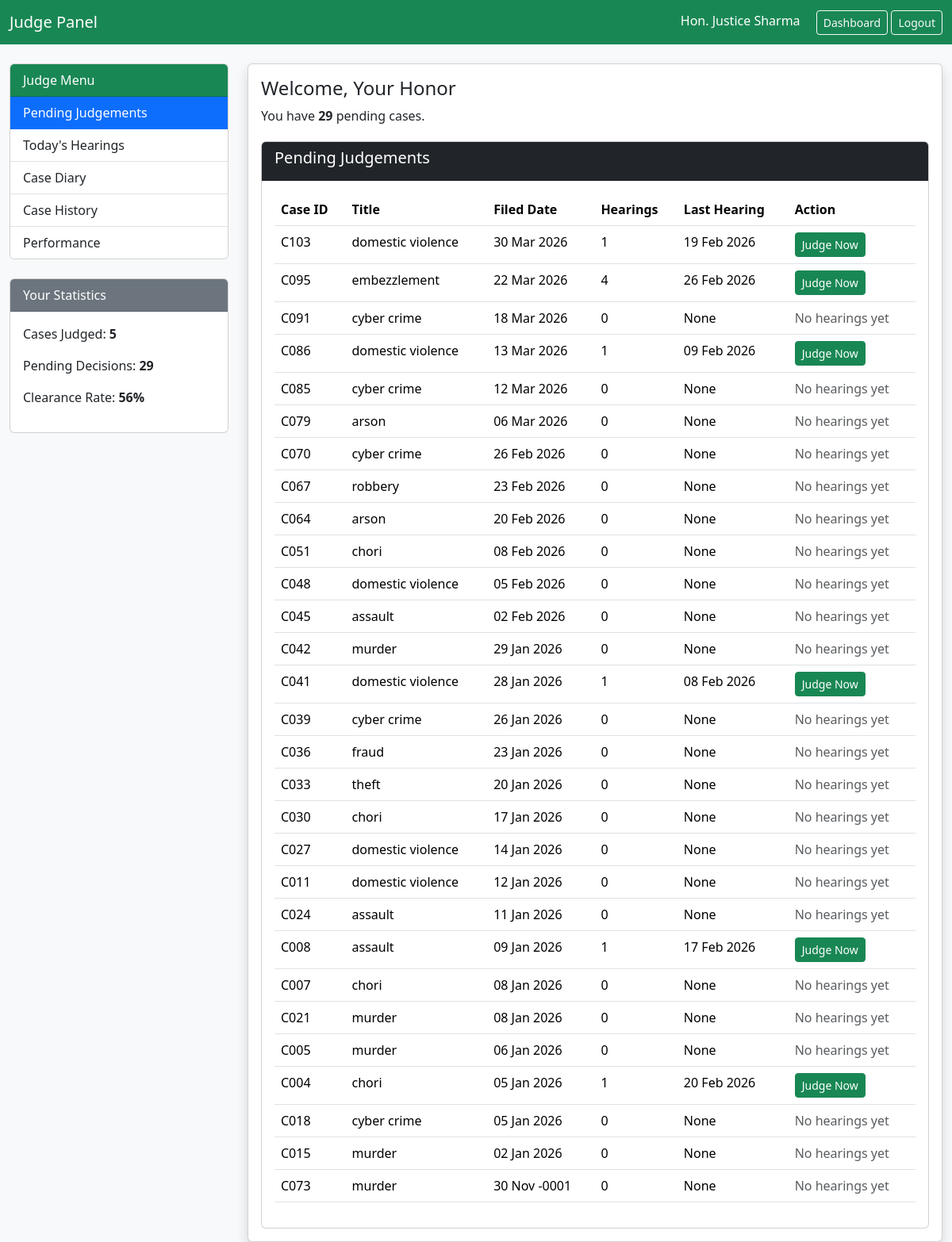
/judge_panel.php (signed in), run on the app's committed database.
### tables this page shows
CREATE TABLE `cases` (
  `case_id` varchar(10) NOT NULL,
  `title` varchar(255) DEFAULT NULL,
  `date_filed` date DEFAULT NULL,
  `status` enum('Open','Pending','Closed') DEFAULT 'Open',
  `judge_id` int(11) DEFAULT NULL,
  `lawyer_id` int(11) DEFAULT NULL,
  `created_by` int(11) DEFAULT NULL,
  `created_at` timestamp NOT NULL DEFAULT current_timestamp(),
  `updated_at` datetime DEFAULT NULL,
  `judgement_file` varchar(255) DEFAULT NULL,
  `is_deleted` tinyint(1) DEFAULT 0,
  `deleted_at` datetime DEFAULT NULL,
  `deleted_by` int(11) DEFAULT NULL
);

### partials/pending_cases.php
<?php
$judgeId = $_SESSION['user_id'];
$pendingCasesArray = [];
$result = mysqli_query($conn, "
    SELECT c.*,
           COUNT(h.hearing_id) AS hearing_count,
           MAX(h.hearing_date) AS last_hearing
    FROM cases c
    LEFT JOIN hearings h ON c.case_id = h.case_id
    LEFT JOIN judgements j ON c.case_id = j.case_id
    WHERE c.status = 'Pending'
      AND c.judge_id = '$judgeId'
      AND j.case_id IS NULL
    GROUP BY c.case_id
    ORDER BY c.date_filed DESC
");
if($result){
    while($row = mysqli_fetch_assoc($result)){
        $pendingCasesArray[] = $row;
    }
} else {
    die("Query Error: " . mysqli_error($conn));
}
?> <?php if(count($pendingCasesArray) > 0): ?> <div class="card">
  <div class="card-header bg-dark text-white">
    <h5>Pending Judgements</h5>
  </div>
  <div class="card-body">
    <div class="table-responsive">
      <table class="table table-hover case-list">
        <thead>
          <tr>
            <th>Case ID</th>
            <th>Title</th>
            <th>Filed Date</th>
            <th>Hearings</th>
            <th>Last Hearing</th>
            <th>Action</th>
          </tr>
        </thead>
        <tbody> <?php foreach($pendingCasesArray as $case): ?> <tr>
            <td> <?= htmlspecialchars($case['case_id']) ?> </td>
            <td> <?= htmlspecialchars($case['title']) ?> </td>
            <td> <?= date('d M Y', strtotime($case['date_filed'])) ?> </td>
            <td> <?= $case['hearing_count'] ?> </td>
            <td> <?= ($case['last_hearing']) ? date('d M Y', strtotime($case['last_hearing'])) : 'None' ?> </td>
            <td> <?php if ($case['hearing_count'] > 0): ?> <a href="add_judgement.php?case_id=
								<?= urlencode($case['case_id']) ?>" class="btn btn-sm btn-success">
                <i class="bi bi-gavel"></i> Judge Now </a> <?php else: ?> <span class="text-muted">No hearings yet</span> <?php endif; ?> </td>
          </tr> <?php endforeach; ?> </tbody>
      </table>
    </div>
  </div>
</div> <?php else: ?> <p>No pending judgements.</p> <?php endif; ?>

### judge_panel.php (style rules this page uses)
.case-list tr { cursor: pointer; }

### data on the page
cases: case_id "C103", title "domestic violence", date_filed "30 Mar 2026", hearing_count "1", last_hearing "19 Feb 2026"
cases: case_id "C095", title "embezzlement", date_filed "22 Mar 2026", hearing_count "4", last_hearing "26 Feb 2026"
cases: case_id "C091", title "cyber crime", date_filed "18 Mar 2026", hearing_count "0", shows "None", shows "No hearings yet"
cases: case_id "C086", title "domestic violence", date_filed "13 Mar 2026", hearing_count "1", last_hearing "09 Feb 2026"
cases: case_id "C085", title "cyber crime", date_filed "12 Mar 2026", hearing_count "0", shows "None", shows "No hearings yet"
cases: case_id "C079", title "arson", date_filed "06 Mar 2026", hearing_count "0", shows "None", shows "No hearings yet"
cases: case_id "C070", title "cyber crime", date_filed "26 Feb 2026", hearing_count "0", shows "None", shows "No hearings yet"
cases: case_id "C067", title "robbery", date_filed "23 Feb 2026", hearing_count "0", shows "None", shows "No hearings yet"
cases: case_id "C064", title "arson", date_filed "20 Feb 2026", hearing_count "0", shows "None", shows "No hearings yet"
cases: case_id "C051", title "chori", date_filed "08 Feb 2026", hearing_count "0", shows "None", shows "No hearings yet"
cases: case_id "C048", title "domestic violence", date_filed "05 Feb 2026", hearing_count "0", shows "None", shows "No hearings yet"
cases: case_id "C045", title "assault", date_filed "02 Feb 2026", hearing_count "0", shows "None", shows "No hearings yet"
cases: case_id "C042", title "murder", date_filed "29 Jan 2026", hearing_count "0", shows "None", shows "No hearings yet"
cases: case_id "C041", title "domestic violence", date_filed "28 Jan 2026", hearing_count "1", last_hearing "08 Feb 2026"
cases: case_id "C039", title "cyber crime", date_filed "26 Jan 2026", hearing_count "0", shows "None", shows "No hearings yet"
cases: case_id "C036", title "fraud", date_filed "23 Jan 2026", hearing_count "0", shows "None", shows "No hearings yet"
cases: case_id "C033", title "theft", date_filed "20 Jan 2026", hearing_count "0", shows "None", shows "No hearings yet"
cases: case_id "C030", title "chori", date_filed "17 Jan 2026", hearing_count "0", shows "None", shows "No hearings yet"
cases: case_id "C027", title "domestic violence", date_filed "14 Jan 2026", hearing_count "0", shows "None", shows "No hearings yet"
cases: case_id "C011", title "domestic violence", date_filed "12 Jan 2026", hearing_count "0", shows "None", shows "No hearings yet"
cases: case_id "C024", title "assault", date_filed "11 Jan 2026", hearing_count "0", shows "None", shows "No hearings yet"
cases: case_id "C008", title "assault", date_filed "09 Jan 2026", hearing_count "1", last_hearing "17 Feb 2026"
cases: case_id "C007", title "chori", date_filed "08 Jan 2026", hearing_count "0", shows "None", shows "No hearings yet"
cases: case_id "C021", title "murder", date_filed "08 Jan 2026", hearing_count "0", shows "None", shows "No hearings yet"
cases: case_id "C005", title "murder", date_filed "06 Jan 2026", hearing_count "0", shows "None", shows "No hearings yet"
cases: case_id "C004", title "chori", date_filed "05 Jan 2026", hearing_count "1", last_hearing "20 Feb 2026"
cases: case_id "C018", title "cyber crime", date_filed "05 Jan 2026", hearing_count "0", shows "None", shows "No hearings yet"
cases: case_id "C015", title "murder", date_filed "02 Jan 2026", hearing_count "0", shows "None", shows "No hearings yet"
cases: case_id "C073", title "murder", date_filed "30 Nov -0001", hearing_count "0", shows "None", shows "No hearings yet"

### other printed values
$_SESSION['user_name'] "Justice Sharma"
$casesJudged "5"
$pendingDecisions "29"
$clearanceRate "56"
